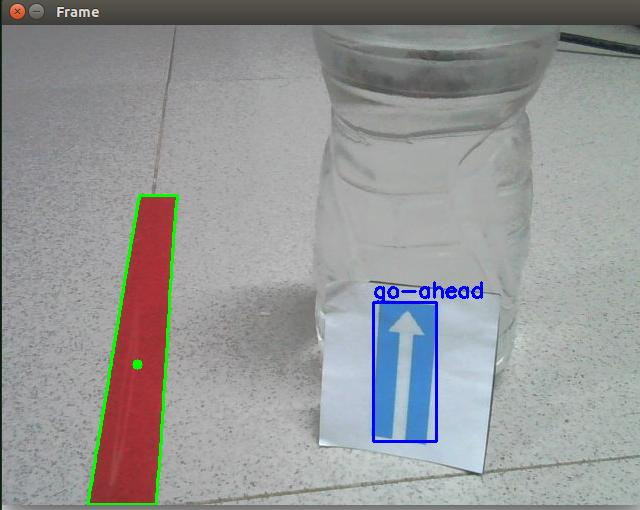
#> input picture img/img2.jpg, 640 x 510 px
$ python -i camera.py   (imports and definitions only)
#> lines starting #> are read from the running program, lines starting #| are printed output that depends on the picture; after the words box and inside, x2 and y2 are one past the last pixel; in counts of white or black regions, pixels touching at a corner belong together
#> further down, picture is the input picture: shape (510, 640, 3); mean B, G, R 151.1, 150.5, 149.9
import cv2
import onnxruntime as ort
import numpy as np
import time

# =========================
#        CONFIG
# =========================

ONNX_MODEL_PATH = "/home/jetson-nano/Desktop/code/Do_an_robot/src/traffic_sign_model.onnx"
INPUT_SIZE = 640

CONF_THRESH = 0.9
IOU_THRESH = 0.45

classes = ['go-ahead', 'stop', 'turn-around', 'turn-left', 'turn-right']
line_detect_mode = 0
error = 0
sign_id = -1
# =========================
#    LOAD ONNX (GPU/CPU)
# =========================

# [1 line that did not run here, left out]
# [14 lines not run here, left out]

# [1 line that did not run here, left out]

# =========================
#       PREPROCESS
# =========================

# [57 lines left out: functions preprocess_yolo, nms, not called in this run]

# =========================
#      LINE PROCESSING
# =========================

def detect_line(frame):
    h, w = frame.shape[:2]
#> h = 510; w = 640

    # ========================
    # ROI: nửa dưới ảnh
    # ========================
    roi = frame[int(h * 0.2):h, :]
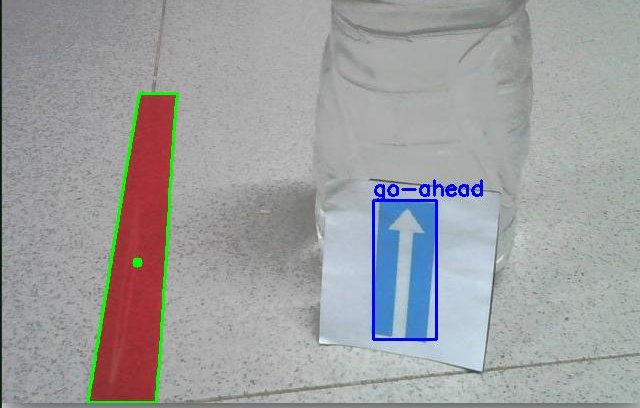
#> roi: shape (408, 640, 3); mean B, G, R 159.9, 158.6, 158.1

    # ========================
    # Convert to HSV
    # ========================
    hsv = cv2.cvtColor(roi, cv2.COLOR_BGR2HSV)
#> hsv: shape (408, 640, 3); mean H, S, V 69.7, 25.6, 169.2

    # ========================
    # Mask màu đỏ (2 dải)
    # ========================
    lower_red1 = np.array([0, 80, 80])
    upper_red1 = np.array([10, 255, 255])

    lower_red2 = np.array([170, 80, 80])
    upper_red2 = np.array([180, 255, 255])

    mask1 = cv2.inRange(hsv, lower_red1, upper_red1)
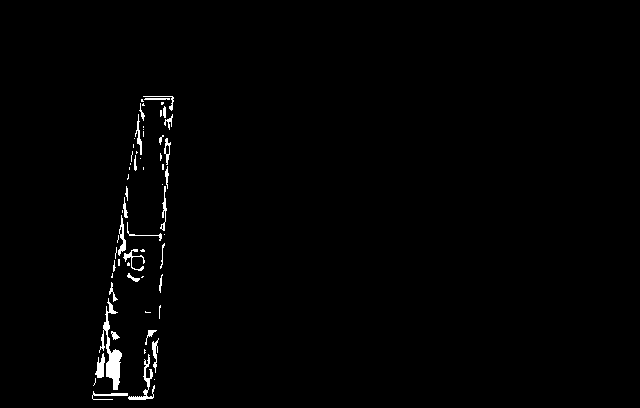
#> mask1: shape (408, 640); 1.1% white; 61 white regions (34 under 20 px), largest, box (x1, y1, x2, y2) and area: (99, 298, 122, 390) 675, (128, 354, 155, 400) 250, (95, 353, 105, 378) 147
    mask2 = cv2.inRange(hsv, lower_red2, upper_red2)
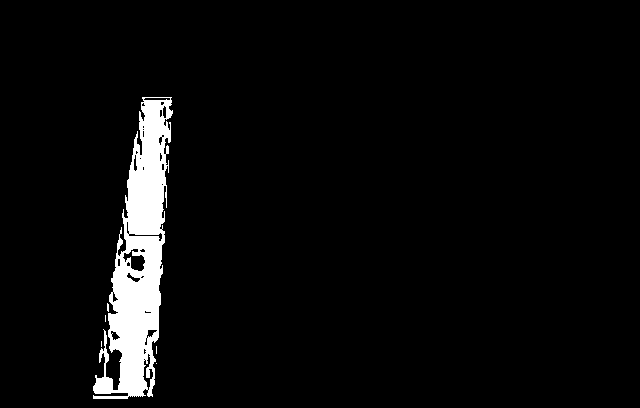
#> mask2: shape (408, 640); 4.4% white; 6 white regions (5 under 20 px), largest, box (x1, y1, x2, y2) and area: (93, 97, 173, 399) 11452

    binary = cv2.bitwise_or(mask1, mask2)
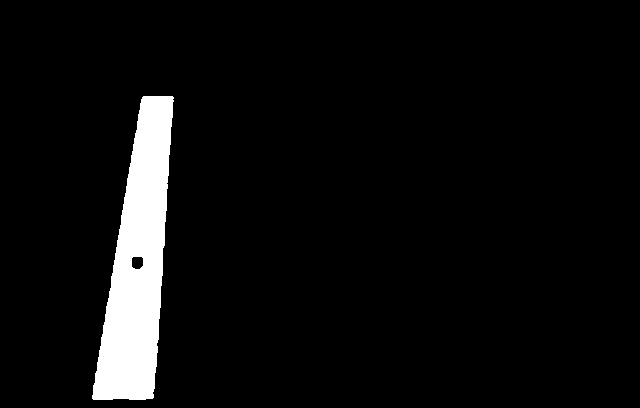
#> binary: shape (408, 640); 5.5% white; 1 white region, box (x1, y1, x2, y2) and area: (92, 96, 174, 400) 14296

    # ========================
    # Morphology nhẹ
    # ========================
    kernel = np.ones((3, 3), np.uint8)
    binary = cv2.morphologyEx(binary, cv2.MORPH_OPEN, kernel)
#> binary: shape (408, 640); 5.5% white; 1 white region, box (x1, y1, x2, y2) and area: (92, 96, 173, 400) 14292
    binary = cv2.morphologyEx(binary, cv2.MORPH_CLOSE, kernel)
#> binary: shape (408, 640); 5.5% white; 1 white region

    # ========================c
    # Find contours
    # ========================
    cnts = cv2.findContours(binary, cv2.RETR_EXTERNAL, cv2.CHAIN_APPROX_SIMPLE)
#> cnts = 1 contour; box (x1, y1, x2, y2) and area: (92, 96, 173, 400) 14068
    contours = cnts[0] if len(cnts) == 2 else cnts[1]
#> contours has the same summary as cnts

    error = None

    if contours:
        largest = max(contours, key=cv2.contourArea)
#> largest = contour of 155 points, box (x1, y1, x2, y2) (92, 96, 173, 400), area 14068

        if cv2.contourArea(largest) > 500:
            M = cv2.moments(largest)
#> M = moments, m00 14067.5, centre m10/m00, m01/m00 = (137.8, 263.9)
            if M["m00"] != 0:
                cx = int(M["m10"] / M["m00"])
#> cx = 137
                cy = int(M["m01"] / M["m00"])
#> cy = 263

                cv2.circle(roi, (cx, cy), 5, (0,255,0), -1)
#> roi: shape (408, 640, 3); 0.03% of pixels changed, all inside (x1, y1, x2, y2) = (132, 258, 143, 269)
                cv2.drawContours(roi, [largest], -1, (0,255,0), 2)
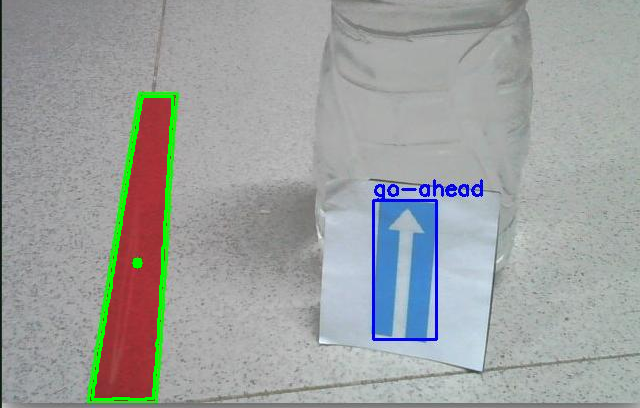
#> roi: shape (408, 640, 3); mean B, G, R 159.5, 160.2, 156.9

                error = cx - (w // 2)
#> error = -183

    return error, roi, binary

# =========================
#          CAMERA
# =========================

# [11 lines not run here, left out]

# =========================
#        MAIN LOOP
# =========================

last_yolo_time = 0
YOLO_INTERVAL = 0.05   # YOLO chạy ~6–7 FPS

# [78 lines not run here, left out]

>>> import cv2
>>> picture = cv2.imread('../img/img2.jpg')
>>> result = detect_line(picture)
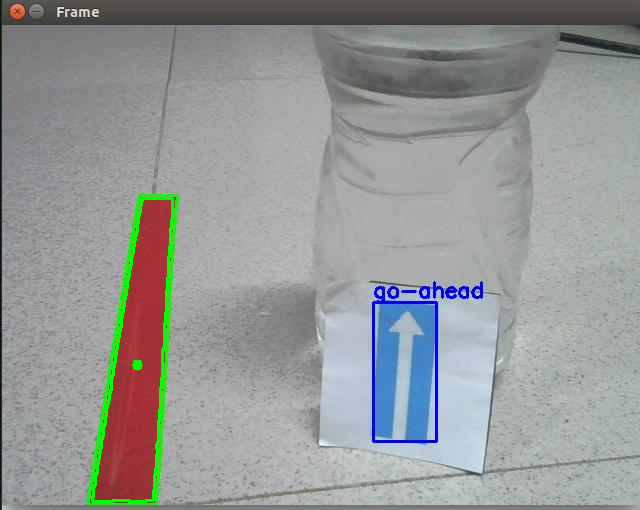
#> picture: shape (510, 640, 3); 0.71% of pixels changed, all inside (x1, y1, x2, y2) = (91, 197, 174, 503)
